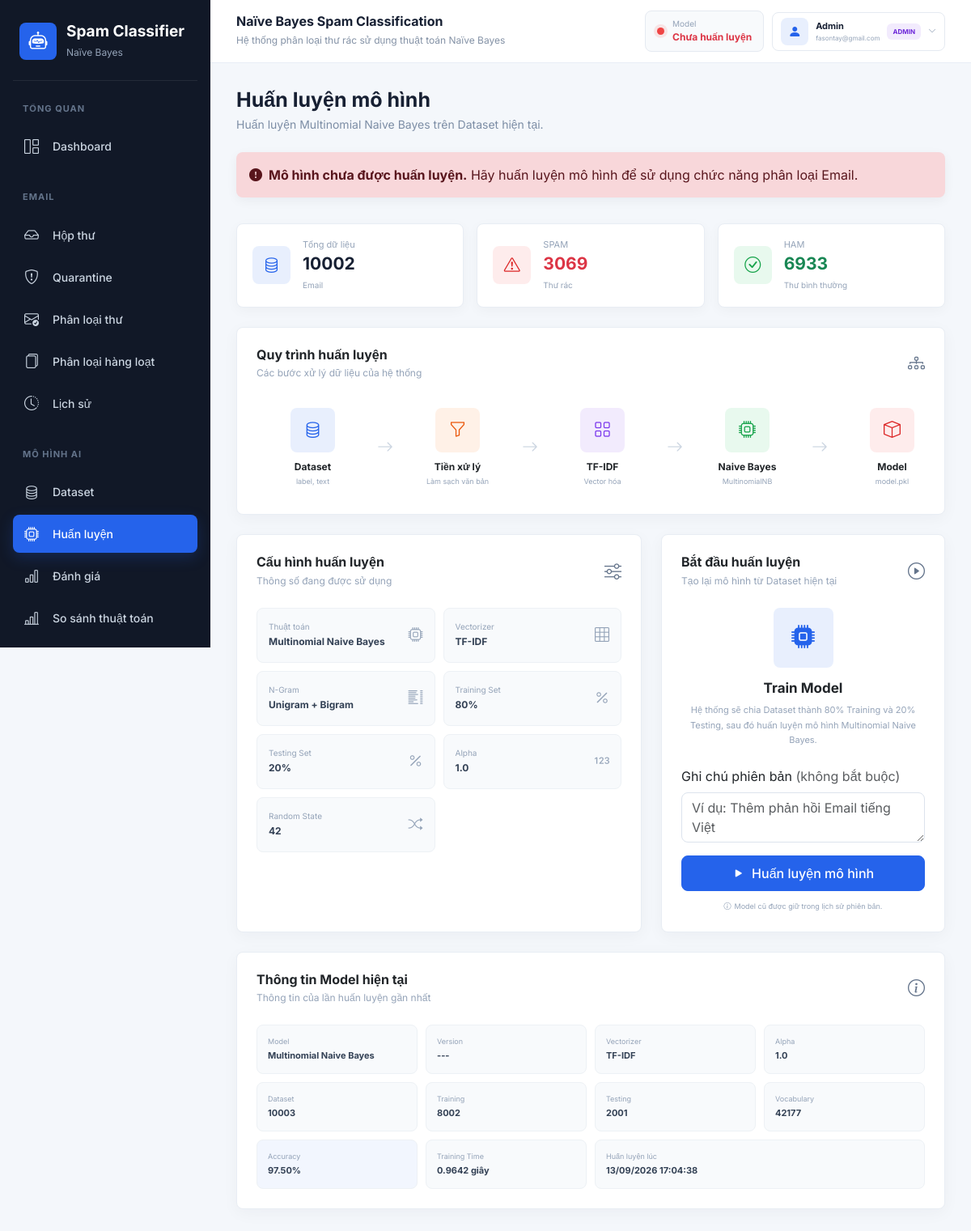
The page /train (signed in) on the database as committed earlier.
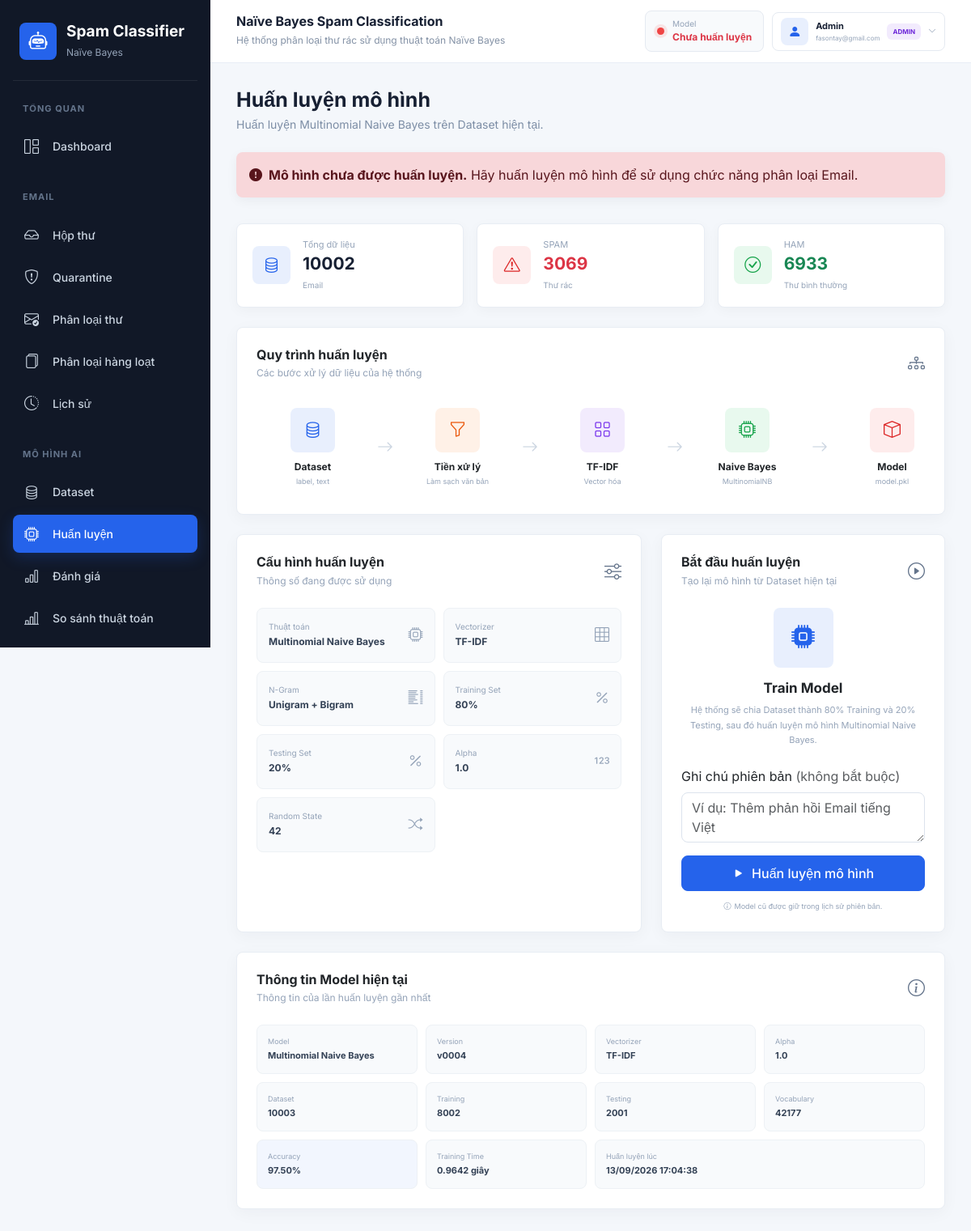
The same page on the database as committed later.
### tables this page shows
CREATE TABLE model_versions (
                id INTEGER PRIMARY KEY AUTOINCREMENT,
                version TEXT UNIQUE NOT NULL,
                model_name TEXT NOT NULL,
                vectorizer TEXT NOT NULL,
                accuracy REAL,
                precision REAL,
                recall REAL,
                f1 REAL,
                tn INTEGER,
                fp INTEGER,
                fn INTEGER,
                tp INTEGER,
                train_size INTEGER,
                test_size INTEGER,
                dataset_size INTEGER,
                vocabulary_size INTEGER,
                training_time REAL,
                alpha REAL,
                ngram_min INTEGER,
                ngram_max INTEGER,
                dataset_hash TEXT,
                model_path TEXT NOT NULL,
                vectorizer_path TEXT NOT NULL,
                info_path TEXT NOT NULL,
                created_by INTEGER REFERENCES users(id),
                created_at TIMESTAMP NOT NULL DEFAULT CURRENT_TIMESTAMP,
                is_active INTEGER NOT NULL DEFAULT 0 CHECK (is_active IN (0, 1)),
                notes TEXT
            );

### routes/model_routes.py (the view, shortened to what this page needs)
@main_bp.route("/train", methods=["GET", "POST"])
@admin_required
def train():
    result = None
    df = pd.read_csv("dataset/spam_dataset.csv")
    total = len(df)
    spam_count = len(df[df["label"].str.lower() == "spam"])
    ham_count = len(df[df["label"].str.lower() == "ham"])
    return render_template(
        "train.html",
        result=result,
        total=total,
        spam_count=spam_count,
        ham_count=ham_count,
        model_status=get_model_status(),
        model_info=get_model_info(),
        active_version=get_active_model_version(),
    )

### app.py (called while the page is built)
def create_app():
    app = Flask(__name__)
    configure_application_logging(app)
    load_security_config(app)
    login_manager.init_app(app)
    limiter.init_app(app)
    validate_credential_key(app)
    init_db()
    try:
        initialize_model_registry()
    except Exception:
        app.logger.exception("Model registry initialization failed")
    app.register_blueprint(main_bp, name="")
    app.register_blueprint(api_bp)
    register_security(app, api_bp)
    @app.context_processor
    def inject_global_data():
        return {"global_model_status": get_model_status()}
    register_cli_commands(app)
    return app

### auth.py (called while the page is built)
@login_manager.user_loader
def load_user(user_id):
    try:
        row = get_user_by_id(int(user_id))
    except (TypeError, ValueError):
        return None
    return User(row) if row and bool(row["is_active"]) else None

    @property
    def is_active(self):
        return self._is_active

### database/db.py (called while the page is built)
def get_connection():
    conn = sqlite3.connect(DB_PATH)
    conn.row_factory = sqlite3.Row
    conn.execute("PRAGMA foreign_keys = ON")
    return conn

### services/model_registry_service.py (called while the page is built)
def get_active_model_version():
    return get_active_model_version_from_db()

### templates/train.html (shortened to what the changed rows need)
{% extends "base.html" %}
{% block content %}
<div class="train-page-header">
    <div class="page-title mb-0">
        <h2>Huấn luyện mô hình</h2>
    </div>
</div>
{% if model_info %}
<div class="card">
    <div class="card-body p-4">
        <div class="dashboard-card-title">
            <div><h4>Thông tin Model hiện tại</h4><p>Thông tin của lần huấn luyện gần nhất</p></div>
            <i class="bi bi-info-circle"></i>
        </div>
        <div class="model-info-grid">
            <div class="model-info-item"><span>Model</span><strong>{{ model_info["model_name"] }}</strong></div>
            <div class="model-info-item"><span>Version</span><strong>{{ model_info.get("version", active_version.version if active_version else '---') }}</strong></div>
            <div class="model-info-item"><span>Vectorizer</span><strong>{{ model_info["vectorizer"] }}</strong></div>
            <div class="model-info-item"><span>Alpha</span><strong>{{ model_info["alpha"] }}</strong></div>
            <div class="model-info-item"><span>Dataset</span><strong>{{ model_info["total"] }}</strong></div>
            <div class="model-info-item"><span>Training</span><strong>{{ model_info["train_size"] }}</strong></div>
            <div class="model-info-item"><span>Testing</span><strong>{{ model_info["test_size"] }}</strong></div>
            <div class="model-info-item"><span>Vocabulary</span><strong>{{ model_info["vocabulary_size"] }}</strong></div>
            <div class="model-info-item highlight"><span>Accuracy</span><strong>{{ "%.2f"|format(model_info["accuracy"] * 100) }}%</strong></div>
            <div class="model-info-item"><span>Training Time</span><strong>{{ "%.4f"|format(model_info["training_time"]) }} giây</strong></div>
            <div class="model-info-item model-info-wide"><span>Huấn luyện lúc</span><strong>{{ model_info["trained_at"] }}</strong></div>
        </div>
    </div>
</div>
{% endif %}
{% endblock %}

Rows that differ between the two databases and show on the page:
added model_versions: model_name "Multinomial Naive Bayes", get "v0004", vectorizer "TF-IDF"
Other text that changed with them:
{{ model_info["model_name"] }}: "Multinomial Naive Bayes" → (not shown)
{{ model_info["vectorizer"] }}: "TF-IDF" → (not shown)
